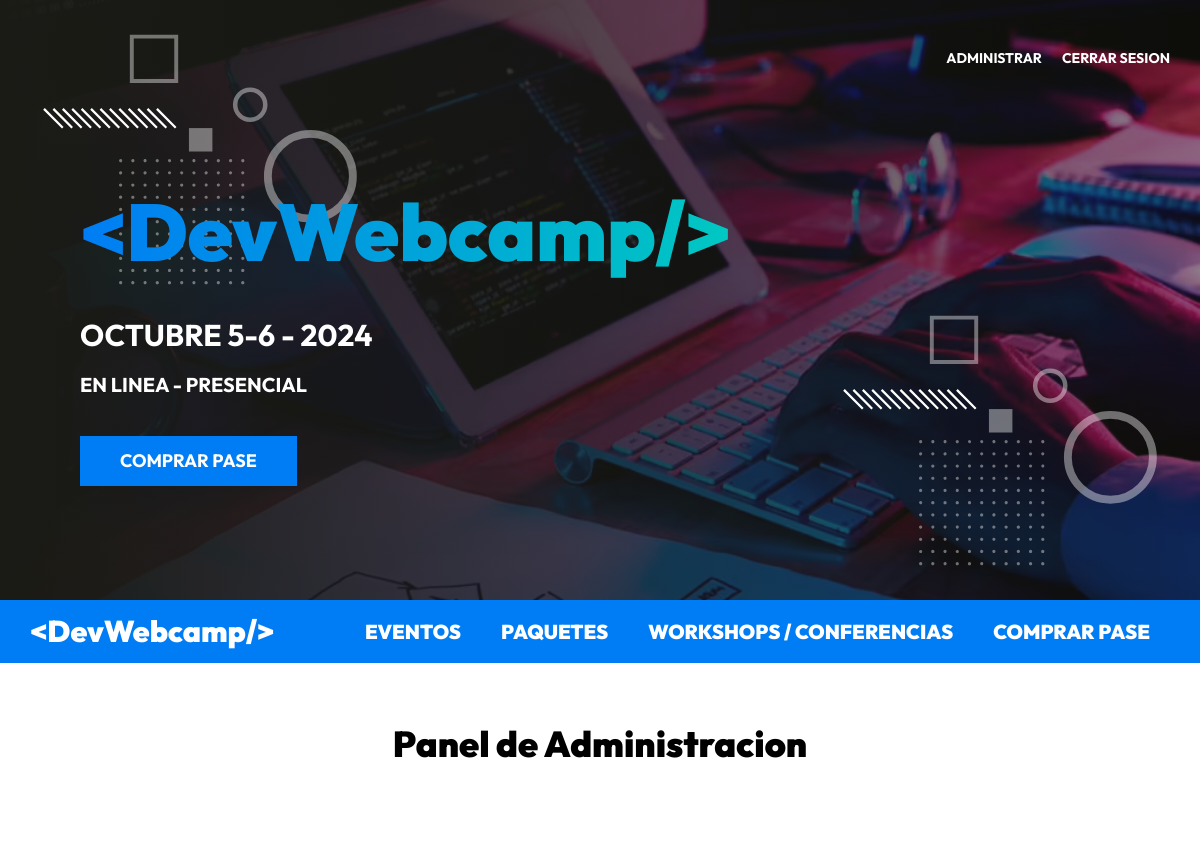
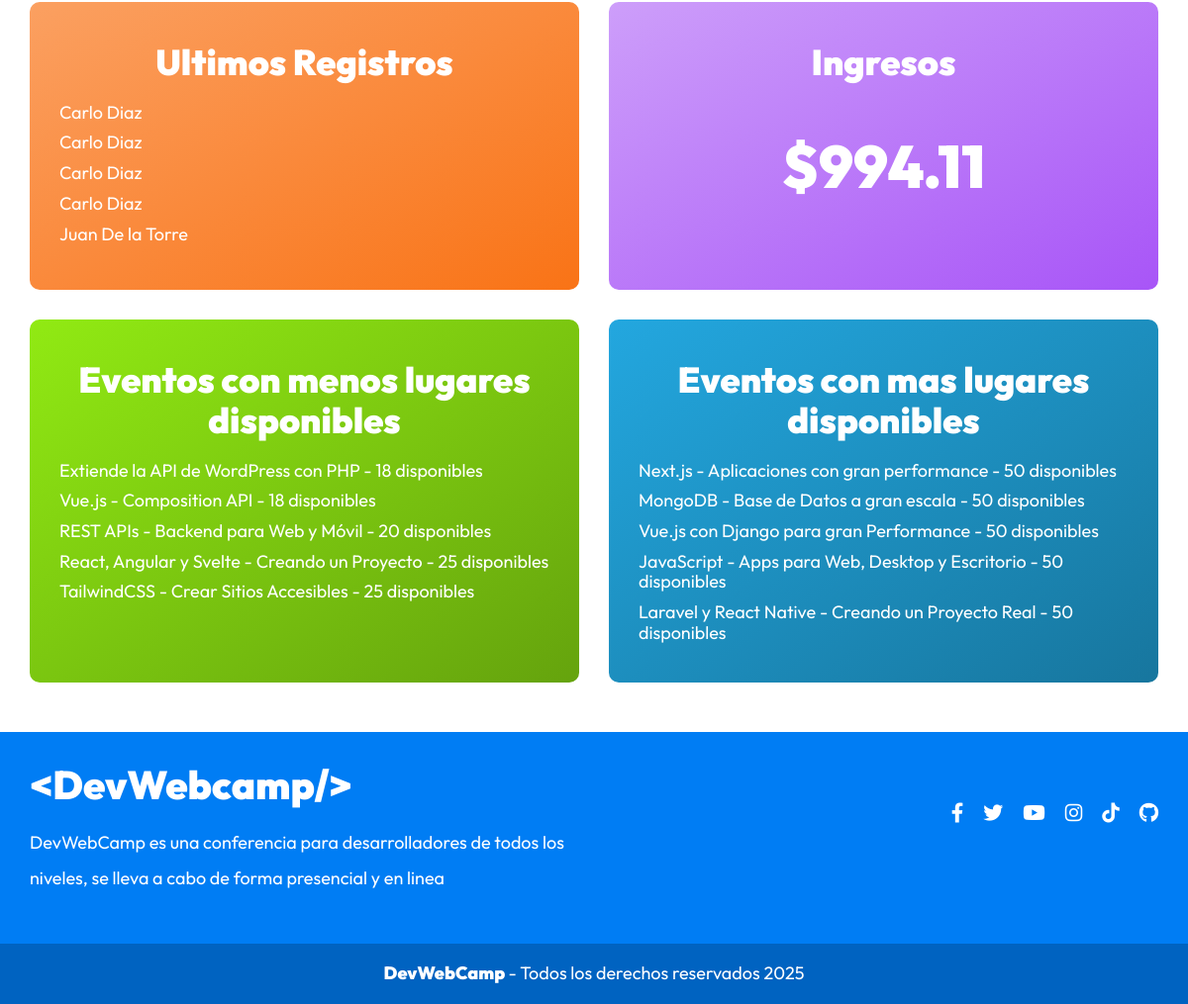
The app's page /admin/dashboard (signed in) with its own data (2 pictures, top to bottom).
### tables this page shows
CREATE TABLE `registros` (
  `id` int NOT NULL AUTO_INCREMENT,
  `paquete_id` int DEFAULT NULL,
  `pago_id` varchar(30) DEFAULT NULL,
  `token` varchar(8) DEFAULT NULL,
  `usuario_id` int DEFAULT NULL,
  `regalo_id` int DEFAULT NULL,
  PRIMARY KEY (`id`),
  KEY `usuarioId` (`usuario_id`),
  KEY `paquete_id` (`paquete_id`),
  KEY `regalo_id` (`regalo_id`),
  CONSTRAINT `registros_ibfk_1` FOREIGN KEY (`usuario_id`) REFERENCES `usuarios` (`id`),
  CONSTRAINT `registros_ibfk_2` FOREIGN KEY (`paquete_id`) REFERENCES `paquetes` (`id`),
  CONSTRAINT `registros_ibfk_3` FOREIGN KEY (`regalo_id`) REFERENCES `regalos` (`id`)
);

CREATE TABLE `usuarios` (
  `id` int NOT NULL AUTO_INCREMENT,
  `nombre` varchar(40) DEFAULT NULL,
  `apellido` varchar(40) DEFAULT NULL,
  `email` varchar(40) DEFAULT NULL,
  `password` varchar(60) DEFAULT NULL,
  `confirmado` tinyint(1) DEFAULT NULL,
  `token` varchar(13) DEFAULT NULL,
  `admin` tinyint(1) DEFAULT NULL,
  PRIMARY KEY (`id`)
);

CREATE TABLE `eventos` (
  `id` int NOT NULL AUTO_INCREMENT,
  `nombre` varchar(120) DEFAULT NULL,
  `descripcion` text,
  `disponibles` int DEFAULT NULL,
  `categoria_id` int NOT NULL,
  `dia_id` int NOT NULL,
  `hora_id` int NOT NULL,
  `ponente_id` int NOT NULL,
  PRIMARY KEY (`id`),
  KEY `fk_eventos_categorias_idx` (`categoria_id`),
  KEY `fk_eventos_dias1_idx` (`dia_id`),
  KEY `fk_eventos_horas1_idx` (`hora_id`),
  KEY `fk_eventos_ponentes1_idx` (`ponente_id`),
  CONSTRAINT `fk_eventos_categorias` FOREIGN KEY (`categoria_id`) REFERENCES `categorias` (`id`),
  CONSTRAINT `fk_eventos_dias1` FOREIGN KEY (`dia_id`) REFERENCES `dias` (`id`),
  CONSTRAINT `fk_eventos_horas1` FOREIGN KEY (`hora_id`) REFERENCES `horas` (`id`),
  CONSTRAINT `fk_eventos_ponentes1` FOREIGN KEY (`ponente_id`) REFERENCES `ponentes` (`id`)
);

### controllers/DashboardController.php (called while the page is built, shortened)
<?php
class DashboardController
{
    public static function index(Router $router)
    {
        $registros = Registro::get(5);
        foreach($registros as $registro):
            $registro->usuario = Usuario::find($registro->usuario_id);
        endforeach;
        $virtuales = Registro::total('paquete_id', 2);
        $presenciales = Registro::total('paquete_id', 1);
        $ingresos = ($virtuales * 46.41) + ($presenciales * 189.54);
        $menos_disponibles = Evento::ordenarLimite('disponibles', 'ASC', 5);
        $mas_disponibles = Evento::ordenarLimite('disponibles', 'DESC', 5);
        $router->render('admin/dashboard/index', [
            'titulo' => 'Panel de Administracion',
            'registros' => $registros,
            'ingresos' => $ingresos,
            'menos_disponibles' => $menos_disponibles,
            'mas_disponibles' => $mas_disponibles
        ]);
    }
}

### public/index.php (called while the page is built, shortened)
<?php
$router = new Router();
$router->get('/login', [AuthController::class, 'login']);
$router->post('/login', [AuthController::class, 'login']);
$router->post('/logout', [AuthController::class, 'logout']);
$router->get('/registro', [AuthController::class, 'registro']);
$router->post('/registro', [AuthController::class, 'registro']);
$router->get('/olvide', [AuthController::class, 'olvide']);
$router->post('/olvide', [AuthController::class, 'olvide']);
$router->get('/reestablecer', [AuthController::class, 'reestablecer']);
$router->post('/reestablecer', [AuthController::class, 'reestablecer']);
$router->get('/mensaje', [AuthController::class, 'mensaje']);
$router->get('/confirmar-cuenta', [AuthController::class, 'confirmar']);
$router->get('/admin/dashboard', [DashboardController::class, 'index']);
$router->get('/admin/ponentes', [PonentesController::class, 'index']);
$router->get('/admin/ponentes/crear', [PonentesController::class, 'crear']);
$router->post('/admin/ponentes/crear', [PonentesController::class, 'crear']);
$router->get('/admin/ponentes/editar', [PonentesController::class, 'editar']);
$router->post('/admin/ponentes/editar', [PonentesController::class, 'editar']);
$router->post('/admin/ponentes/eliminar', [PonentesController::class, 'eliminar']);
$router->get('/admin/eventos', [EventosController::class, 'index']);
$router->get('/admin/eventos/crear', [EventosController::class, 'crear']);
$router->post('/admin/eventos/crear', [EventosController::class, 'crear']);
$router->get('/admin/eventos/editar', [EventosController::class, 'editar']);
$router->post('/admin/eventos/editar', [EventosController::class, 'editar']);
$router->post('/admin/eventos/eliminar', [EventosController::class, 'eliminar']);
$router->get('/api/eventos-horarios', [APIEventos::class, 'index']);
$router->get('/api/ponentes', [APIPonentes::class, 'index']);
$router->get('/api/ponente', [APIPonentes::class, 'ponente']);
$router->get('/api/regalos', [APIRegalos::class, 'index']);
$router->get('/admin/registrados', [RegistradosController::class, 'index']);
$router->get('/admin/regalos', [RegalosController::class, 'index']);
$router->get('/', [PaginasController::class, 'index']);
$router->get('/devwebcamp', [PaginasController::class, 'evento']);
$router->get('/paquetes', [PaginasController::class, 'paquetes']);
$router->get('/workshops-conferencias', [PaginasController::class, 'conferencias']);
$router->get('/404', [PaginasController::class, 'error']);
$router->get('/finalizar-registro', [RegistroController::class, 'crear']);
$router->post('/finalizar-registro/gratis', [RegistroController::class, 'gratis']);
$router->post('/finalizar-registro/pagar', [RegistroController::class, 'pagar']);
$router->get('/finalizar-registro/conferencias', [RegistroController::class, 'conferencias']);
$router->post('/finalizar-registro/conferencias', [RegistroController::class, 'conferencias']);
$router->get('/boleto', [RegistroController::class, 'boleto']);
$router->comprobarRutas();

### models/ActiveRecord.php (called while the page is built, shortened)
<?php
class ActiveRecord {
    protected static $db;
    protected static $tabla = '';
    public static function setDB($database) {
        self::$db = $database;
    }
    public static function consultarSQL($query) {
        $resultado = self::$db->query($query);
        $array = [];
        while($registro = $resultado->fetch_assoc()) {
            $array[] = static::crearObjeto($registro);
        }
        return $array;
    }
    protected static function crearObjeto($registro) {
        $objeto = new static;
        foreach($registro as $key => $value ) {
            if(property_exists( $objeto, $key  )) {
                $objeto->$key = $value;
            }
        }
        return $objeto;
    }
    public static function find($id) {
        $query = "SELECT * FROM " . static::$tabla  ." WHERE id = ${id}";
        $resultado = self::consultarSQL($query);
        return array_shift( $resultado ) ;
    }
    public static function get($limite) {
        $query = "SELECT * FROM " . static::$tabla . " ORDER BY id DESC LIMIT ${limite}" ;
        $resultado = self::consultarSQL($query);
        return $resultado;
    }
    public static function ordenarLimite($columna, $orden, $limite) {
        $query = "SELECT * FROM " . static::$tabla . " ORDER BY ${columna} ${orden} LIMIT ${limite}";
        $resultado = self::consultarSQL($query);
        return ( $resultado ) ;
    }
    public static function total($columna = '', $valor = '') {
        $query = "SELECT COUNT(*) FROM " . static::$tabla;
        if($columna)
        {
            $query .= " WHERE ${columna} = ${valor}";
        }
        $resultado = self::$db->query($query);
        $total = $resultado->fetch_array();
        return array_shift($total);
    }
}

### includes/funciones.php (called while the page is built, shortened)
<?php
function pagina_actual($path) : bool
{
    return str_contains($_SERVER['PATH_INFO'] ?? '/', $path) ? true : false;
}
function is_auth() : bool
{
    return isset($_SESSION['nombre']) && !empty($_SESSION);
}
function is_admin() : bool
{
    return isset($_SESSION['admin']) && !empty($_SESSION['admin']);
}

### views/admin/dashboard/index.php (the view)
<h2 class="dashboard__heading"><?php echo $titulo; ?></h2>
<main class="bloques">
    <div class="bloques__grid">
        <div class="bloque">
            <h3 class="bloque__heading">Ultimos Registros</h3>
            <?php foreach($registros as $registro): ?>
                <p class="bloque__texto"><?php echo $registro->usuario->nombre . ' ' . $registro->usuario->apellido; ?></p>
            <?php endforeach; ?>
        </div>
        <div class="bloque">
            <h3 class="bloque__heading">Ingresos</h3>
            <p class="bloque__texto--cantidad">$<?php echo $ingresos; ?></p>
        </div>
        <div class="bloque">
            <h3 class="bloque__heading">Eventos con menos lugares disponibles</h3>
            <?php foreach($menos_disponibles as $evento): ?>
                <p class="bloque__texto"><?php echo $evento->nombre . ' - ' . $evento->disponibles . ' disponibles'; ?></p>
            <?php endforeach; ?>
        </div>
        <div class="bloque">
            <h3 class="bloque__heading">Eventos con mas lugares disponibles</h3>
            <?php foreach($mas_disponibles as $evento): ?>
                <p class="bloque__texto"><?php echo $evento->nombre . ' - ' . $evento->disponibles . ' disponibles'; ?></p>
            <?php endforeach; ?>
        </div>
    </div>
</main>

### Router.php (shortened to what this page needs)
<?php
class Router
{
    public array $getRoutes = [];
    public array $postRoutes = [];
    public function get($url, $fn)
    {
        $this->getRoutes[$url] = $fn;
    }
    public function post($url, $fn)
    {
        $this->postRoutes[$url] = $fn;
    }
    public function comprobarRutas()
    {
        $url_actual = strtok($_SERVER['REQUEST_URI'], '?') ?? '/';
        $method = $_SERVER['REQUEST_METHOD'];
        if ($method === 'GET') {
            $fn = $this->getRoutes[$url_actual] ?? null;
        } else {
            $fn = $this->postRoutes[$url_actual] ?? null;
        }
        if ( $fn ) {
            call_user_func($fn, $this);
        } else {
            header('Location: /404');
        }
    }
    public function render($view, $datos = [])
    {
        include_once __DIR__ . "/views/$view.php";
        $contenido = ob_get_clean();
        $url_actual = $_SERVER['PATH_INFO'] ?? '/';
        if(str_contains($url_actual, '/admin'))
        {
            include_once __DIR__ . '/views/admin-layout.php';
        }
        else
        {
            include_once __DIR__ . '/views/layout.php';
        }
    }
}

### views/layout.php (shortened to what this page needs)
<!DOCTYPE html>
<html lang="en">
<head>
    <link rel="stylesheet" href="https://unpkg.com/leaflet@1.8.0/dist/leaflet.css" />
    <link rel="stylesheet" href="https://cdnjs.cloudflare.com/ajax/libs/font-awesome/6.1.2/css/all.min.css" />
    <link href="https://unpkg.com/aos@2.3.1/dist/aos.css" rel="stylesheet">
    <link rel="stylesheet" href="/build/css/app.css">
</head>
<body>
    <?php
        include_once __DIR__ .'/templates/header.php';
        echo $contenido;
        include_once __DIR__ .'/templates/footer.php';
    ?>
</body>
</html>

### views/templates/header.php
<header class="header">
    <div class="header__contenedor">
        <nav class="header__navegacion">
            <?php if(is_auth()): ?>
                <a href="<?php echo is_admin() ? '/admin/dashboard' : '/finalizar-registro' ;?>" class="header__enlace">Administrar</a>
                <form method="post" action="/logout" class="header__form">
                    <input type="submit" value="Cerrar Sesion" class="header__submit">
                </form>
            <?php else: ?>
                <a href="/registro" class="header__enlace">Registro</a>
                <a href="/login" class="header__enlace">Iniciar Sesion</a>
            <?php endif; ?>
        </nav>
        <div class="header__contenido">
            <a href="/">
                <h1 class="header__logo">
                    &#60;DevWebcamp/>
                </h1>
            </a>
            <p class="header__texto">Octubre 5-6 - 2024</p>
            <p class="header__texto header__texto--modalidad">En linea - Presencial</p>
            <a href="/registro" class="header__boton">Comprar pase</a>
        </div>
    </div>
</header>
<div class="barra">
    <div class="barra__contenido">
        <a href="/">
            <h2 class="barra__logo">&#60;DevWebcamp/></h2>
        </a>
        <nav class="navegacion">
            <a href="/devwebcamp" class="navegacion__enlace <?php echo pagina_actual('/devwebcamp') ? 'navegacion__enlace--actual' : ''; ?>">Eventos</a>
            <a href="/paquetes" class="navegacion__enlace <?php echo pagina_actual('/paquetes') ? 'navegacion__enlace--actual' : ''; ?>">Paquetes</a>
            <a href="/workshops-conferencias" class="navegacion__enlace <?php echo pagina_actual('/workshops-conferencias') ? 'navegacion__enlace--actual' : ''; ?>">Workshops / Conferencias</a>
            <a href="/registro" class="navegacion__enlace <?php echo pagina_actual('/registro') ? 'navegacion__enlace--actual' : ''; ?>">Comprar pase</a>
        </nav>
    </div>
</div>

### views/templates/footer.php (shortened to what this page needs)
<footer class="footer">
    <div class="footer__grid">
        <div class="footer__contenido">
            <h3 class="footer__logo">
                &#60;DevWebcamp/>
            </h3>
            <p class="footer__texto">
                DevWebCamp es una conferencia para desarrolladores de todos los niveles, se lleva a cabo de forma presencial y en linea
            </p>
        </div>
        <nav class="menu-redes">
            <a class="menu-redes__enlace" rel="noopener noreferrer" target="_blank" href="https://facebook.com/C%C3%B3digo-Con-Juan-103341632130628">
            </a>
            <a class="menu-redes__enlace" rel="noopener noreferrer" target="_blank" href="https://twitter.com/codigoconjuan">
            </a>
            <a class="menu-redes__enlace" rel="noopener noreferrer" target="_blank" href="https://youtube.com/codigoconjuan">
            </a>
            <a class="menu-redes__enlace" rel="noopener noreferrer" target="_blank" href="https://instagram.com/codigoconjuan">
            </a>
            <a class="menu-redes__enlace" rel="noopener noreferrer" target="_blank" href="https://tiktok.com/@codigoconjuan">
            </a>
            <a class="menu-redes__enlace" rel="noopener noreferrer" target="_blank" href="https://github.com/codigoconjuan">
            </a>
        </nav>
    </div>
    <p class="footer__copyright">
        DevWebCamp
        <span class="footer__copyright--regular">
            - Todos los derechos reservados <?php echo date('Y'); ?>
        </span>
    </p>
</footer>

### records on screen
registros: usuario.nombre "Carlo", usuario.apellido "Diaz"
registros: usuario.nombre "Carlo", usuario.apellido "Diaz"
registros: usuario.nombre "Carlo", usuario.apellido "Diaz"
registros: usuario.nombre "Carlo", usuario.apellido "Diaz"
registros: usuario.nombre "Juan", usuario.apellido "De la Torre"
eventos: nombre "Extiende la API de WordPress con PHP", disponibles "18"
eventos: nombre "Vue.js - Composition API", disponibles "18"
eventos: nombre "REST APIs - Backend para Web y Móvil", disponibles "20"
eventos: nombre "React, Angular y Svelte - Creando un Proyecto", disponibles "25"
eventos: nombre "TailwindCSS - Crear Sitios Accesibles", disponibles "25"
eventos: nombre "Next.js - Aplicaciones con gran performance", disponibles "50"
eventos: nombre "MongoDB - Base de Datos a gran escala", disponibles "50"
eventos: nombre "Vue.js con Django para gran Performance", disponibles "50"
eventos: nombre "JavaScript - Apps para Web, Desktop y Escritorio", disponibles "50"
eventos: nombre "Laravel y React Native - Creando un Proyecto Real", disponibles "50"

### other values on screen
$titulo "Panel de Administracion"
$ingresos "994.11"
